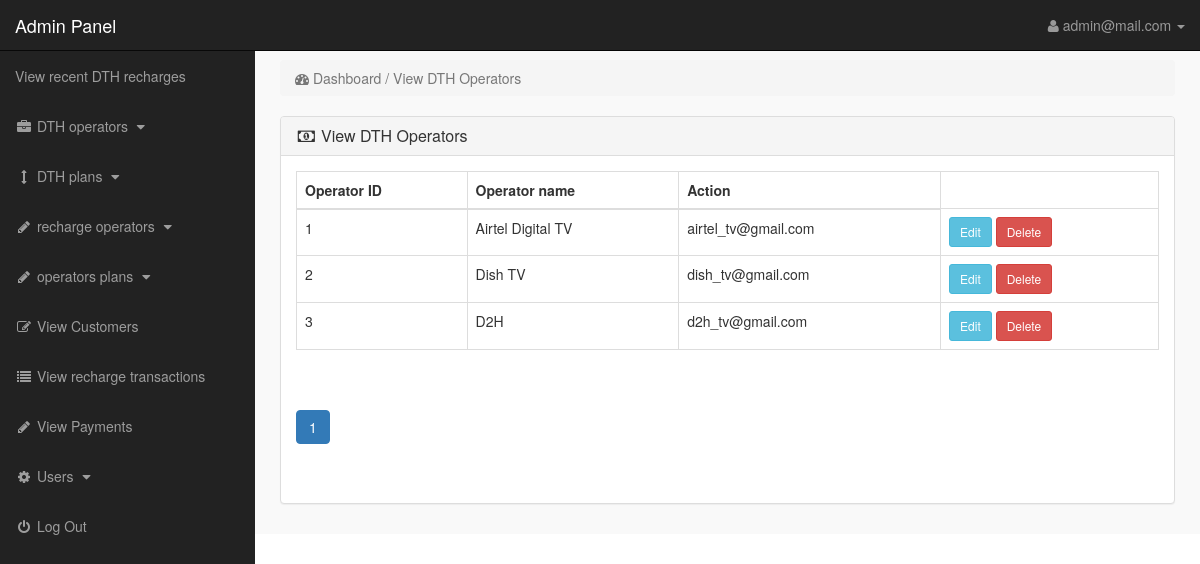
The app's page /admin_area/index.php?view_manufacturers (signed in) with its own data.
### tables this page shows
CREATE TABLE `dth_operators` (
  `id` int(11) NOT NULL,
  `operator_name` varchar(255) NOT NULL,
  `operator_email` varchar(100) NOT NULL,
  `operator_password` int(10) NOT NULL
);

### admin_area/view_manufacturers.php (the view)
<?php
include 'db_connection.php';
$recordsPerPage = 10;
$totalRecordsQuery = "SELECT COUNT(*) as total FROM dth_operators";
$totalRecordsResult = mysqli_query($con, $totalRecordsQuery);
$totalRecords = mysqli_fetch_assoc($totalRecordsResult)['total'];
$totalPages = ceil($totalRecords / $recordsPerPage);
$currentpage = isset($_GET['page']) ? $_GET['page'] : 1;
$offset = ($currentpage - 1) * $recordsPerPage;
$query_pending = "SELECT * FROM dth_operators LIMIT $offset, $recordsPerPage";
$result_pending = mysqli_query($con, $query_pending);
if (!isset($_SESSION['admin_username'])) {
    echo "<script>window.open('login.php','_self')</script>";
} else {
    ?>
    <div class="row">
        <div class="col-lg-12">
            <ol class="breadcrumb">
                <li class="active">
                    <i class="fa fa-dashboard"></i> Dashboard / View DTH Operators
                </li>
            </ol>
        </div>
    </div>
    <div class="row">
        <div class="col-lg-12">
            <div class="panel panel-default">
                <div class="panel-heading">
                    <h3 class="panel-title">
                        <i class="fa fa-money fa-fw"> </i> View DTH Operators
                    </h3>
                </div>
                <div class="panel-body">
                    <div class="table-responsive">
                        <table class="table table-bordered">
                            <thead>
                                <tr>
                                    <th>Operator ID</th>
                                    <th>Operator name</th>
                                    <th>Action</th>
                                </tr>
                            </thead>
                            <tbody>
                                <?php while ($row = mysqli_fetch_assoc($result_pending)) { ?>
                                    <tr>
                                        <td>
                                            <?php echo $row['id']; ?>
                                        </td>
                                        <td>
                                            <?php echo $row['operator_name']; ?>
                                        </td>
                                        <td>
                                            <?php echo $row['operator_email']; ?>
                                        </td>
                                        <td>
                                            <a href="edit_operator.php?id=<?php echo $row['id']; ?>"
                                                class="btn btn-info btn-sm">Edit</a>
                                            <a href="delete_operator.php?id=<?php echo $row['id']; ?>"
                                                class="btn btn-danger btn-sm">Delete</a>
                                        </td>
                                    </tr>
                                <?php } ?>
                            </tbody>
                        </table>
                        <div class="pagination">
                            <ul class="pagination">
                                <?php for ($i = 1; $i <= $totalPages; $i++) { ?>
                                    <li class="page-item <?php echo ($i == $currentpage) ? 'active' : ''; ?>">
                                        <a class="page-link" href="index.php?view_dth_operators&page=<?php echo $i; ?>">
                                            <?php echo $i; ?>
                                        </a>
                                    </li>
                                <?php } ?>
                            </ul>
                        </div>
                    </div>
                </div>
            </div>
        </div>
    </div>
<?php } ?>

### admin_area/includes/sidebar.php (shortened to what this page needs)
<?php
if (!isset($_SESSION['admin_username'])) {
    echo "<script>window.open('login.php','_self')</script>";
} else {
    ?>
    <nav class="navbar navbar-inverse navbar-fixed-top">
        <div class="navbar-header">
            <a class="navbar-brand" href="index.php?dashboard">Admin Panel</a>
        </div>
        <ul class="nav navbar-right top-nav">
            <li class="dropdown">
                <a href="#" class="dropdown-toggle" data-toggle="dropdown">
                    <i class="fa fa-user"></i>
                    <?php echo $admin_name; ?> <b class="caret"></b>
                </a>
            </li>
        </ul>
        <div class="collapse navbar-collapse navbar-ex1-collapse">
            <ul class="nav navbar-nav side-nav">
                <li>
                    <a href="index.php?view_products"> View recent DTH recharges </a>
                </li>
                <li>
                    <a href="#" data-toggle="collapse" data-target="#manufacturers">
                        <i class="fa fa-fw fa-briefcase"></i> DTH operators
                        <i class="fa fa-fw fa-caret-down"></i>
                    </a>
                </li>
                <li>
                    <a href="#" data-toggle="collapse" data-target="#cat">
                        <i class="fa fa-fw fa-arrows-v"></i> DTH plans
                        <i class="fa fa-fw fa-caret-down"></i>
                    </a>
                </li>
                <li>
                    <a href="#" data-toggle="collapse" data-target="#contact_us">
                        <i class="fa fa-fw fa-pencil"> </i> recharge operators
                        <i class="fa fa-fw fa-caret-down"></i>
                    </a>
                </li>
                <li>
                    <a href="#" data-toggle="collapse" data-target="#jio">
                        <i class="fa fa-fw fa-pencil"> </i> operators plans
                        <i class="fa fa-fw fa-caret-down"></i>
                    </a>
                </li>
                <li>
                    <a href="index.php?view_customers">
                        <i class="fa fa-fw fa-edit"></i> View Customers
                    </a>
                </li>
                <li>
                    <a href="index.php?view_orders">
                        <i class="fa fa-fw fa-list"></i> View recharge transactions
                    </a>
                </li>
                <li>
                    <a href="index.php?view_payments">
                        <i class="fa fa-fw fa-pencil"></i> View Payments
                    </a>
                </li>
                <li>
                    <a href="#" data-toggle="collapse" data-target="#users">
                        <i class="fa fa-fw fa-gear"></i> Users
                        <i class="fa fa-fw fa-caret-down"></i>
                    </a>
                </li>
                <li>
                    <a href="logout.php">
                        <i class="fa fa-fw fa-power-off"></i> Log Out
                    </a>
                </li>
            </ul>
        </div>
    </nav>
<?php } ?>

### admin_area/css/style.css (style rules this page uses)
body { margin-top:100px; }
@media (min-width: 768px) { body { margin-top:50px; } }
.top-nav { padding:0 15px; }
.top-nav>li { display:inline-block; float:left; }
.top-nav>li>a { padding-top:15px; padding-bottom:15px; line-height:20px; color:#999; }
@media (min-width: 768px) { .side-nav { position:fixed; top:51px; width:255px; border-radius:0; overflow-y:auto; background-color: #222; bottom:0; overflow-x:hidden; padding-bottom:40px; } }
@media (min-width: 768px) { .side-nav>li>a { width:255px; } }
.panel-body { border-radius:5px; }

### records on screen
dth_operators: id "1", operator_name "Airtel Digital TV", operator_email "airtel_tv@gmail.com"
dth_operators: id "2", operator_name "Dish TV", operator_email "dish_tv@gmail.com"
dth_operators: id "3", operator_name "D2H", operator_email "d2h_tv@gmail.com"

### other values on screen
$admin_name "admin@mail.com"
